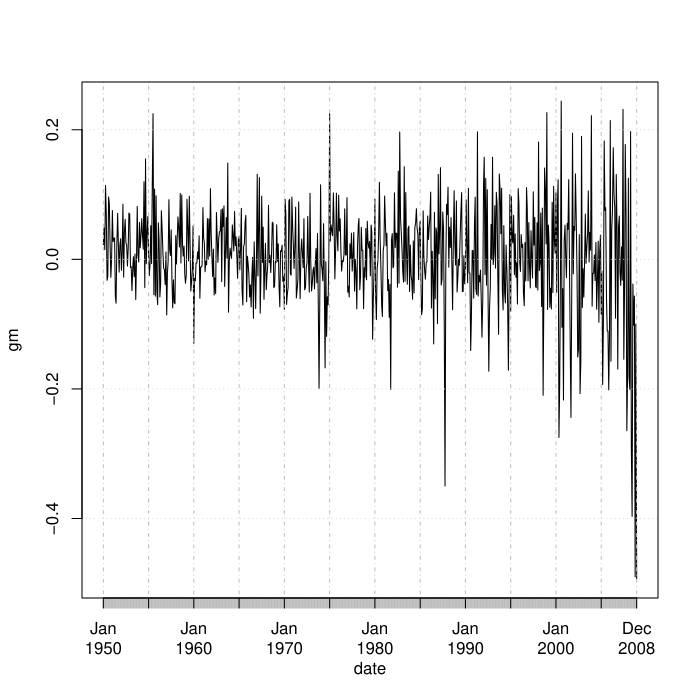

This figure's R source:
#
# Copyright (c) 2015 by Yuchao Zhao, Xiaoye Meng.
#
# This program is free software: you can redistribute it and/or modify
# it under the terms of the GNU General Public License as published by
# the Free Software Foundation, either version 3 of the License, or
# (at your option) any later version.
#
# This program is distributed in the hope that it will be useful,
# but WITHOUT ANY WARRANTY; without even the implied warranty of
# MERCHANTABILITY or FITNESS FOR A PARTICULAR PURPOSE.  See the
# GNU General Public License for more details.
#
# You should have received a copy of the GNU General Public License
# along with this program.  If not, see <http://www.gnu.org/licenses/>.
#

require(xts)
require(rugarch)

da = read.table("data/m-gmsp5008.txt", header = T)
gm = log(1 + da[, 2])
plot(xts(gm, order.by = as.Date(paste(substr(da[, 1], 1, 4), substr(da[, 1], 5, 6), substring(da[, 1], 7),
	sep = '-'))), type = 'l', main = '', xlab = 'date', ylab = 'gm')
m1 = ugarchfit(ugarchspec(variance.model = list(model = "gjrGARCH", garchOrder = c(1, 1)),
	mean.model = list(armaOrder = c(0, 0))), gm)
show(m1)
ugarchforecast(m1, n.ahead = 6)
